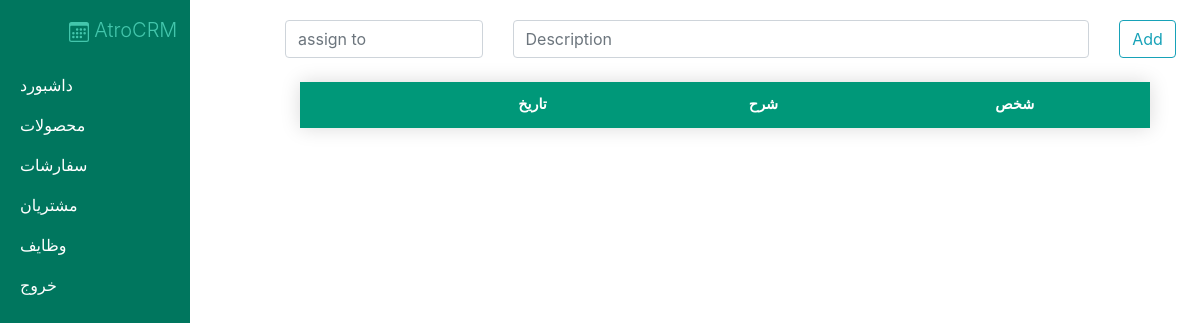
The page /task/ on the database as committed earlier.
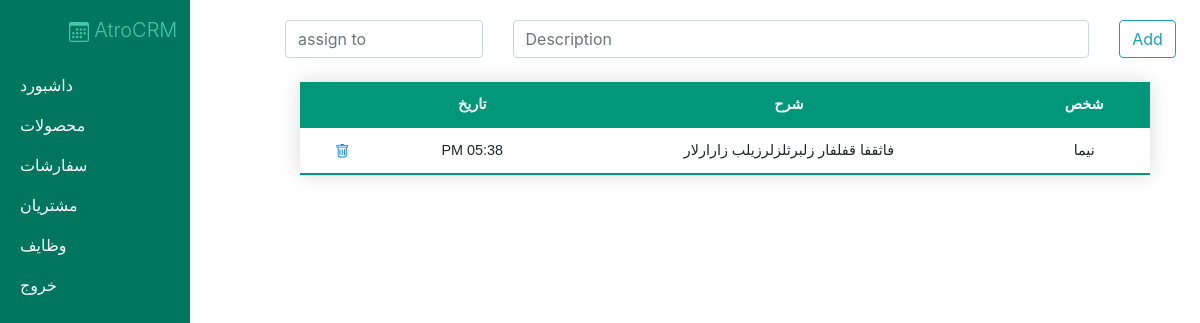
The same page on the database as committed later.
### tasks/models.py (models this page shows)
class Task(models.Model):
    name = models.CharField(max_length=200, null=True)
    desc = models.CharField(max_length=300, null=True)
    date_created = models.DateTimeField(auto_now_add=True, null=True)

### tasks/views.py (the view)
# urls.py: path('task/', include("tasks.urls"))
def task(request):
    task = Task.objects.all().order_by('-date_created')
    return render(request,'crm/task.html',{'task':task})

### crm/templates/crm/task.html (shortened to what this page needs)
{% extends 'crm/main.html' %}
{% block content %}
<form action="{% url 'add_task' %}" method="POST">
  <div class="row">
    <div class="col-3">
      <input type="text" class="form-control" name="task_name" placeholder="assign to">
    </div>
    <div class="col-8">
      <input type="text" class="form-control" name="task_desc" placeholder="Description"></input>
    </div>
    <div class="col-1">
      <button type="submit" class="btn btn-outline-info" value="Add">Add</button>
    </div>
  </div>
</form>
<div class="container w-100 d-flex justify-content-center mt-4" dir="rtl" align="right">
  <table class="my-table w-100 text-center">
    <thead>
      <tr class="text-center">
        <th scope="col">شخص</th>
        <th scope="col">شرح</th>
        <th scope="col">تاریخ</th>
        <th scope="col"></th>
      </tr>
    </thead>
    <tbody>
      {% for t in task %}
      <tr>
        <td>{{ t.name }}</td>
        <td class="text-break">{{ t.desc }}</td>
        <td>{{ t.date_created  | date:"h:i A" }}</td>
        <td><a href="{% url 'del_task' t.id %}">
            </a></td>
      </tr>
      {% endfor %}
    </tbody>
  </table>
</div>
{% endblock content %}

### crm/templates/crm/main.html (shortened to what this page needs)
{% load static %}
<!DOCTYPE html>
<html>
<head>
    <link rel="stylesheet" href="https://stackpath.bootstrapcdn.com/bootstrap/4.5.2/css/bootstrap.min.css"
 />
    <link rel="stylesheet" href="{% static 'css/main.css' %}" />
</head>
<body>
    <div id="wrapper">
        <div id="sidebar-wrapper">
            <ul class="sidebar-nav">
                <li class="sidebar-brand">
                    <a href="{% url 'home' %}" class="lead text-center mr-4">
                        AtroCRM</a>
                </li>
                <li>
                    <a href="{% url 'home' %}">داشبورد</a>
                </li>
                <li>
                    <a href="{% url 'products' %}">محصولات</a>
                </li>
                <li>
                    <a href="{% url 'orders' %}">سفارشات</a>
                </li>
                <li>
                    <a href="{% url 'contacts' %}">مشتریان</a>
                </li>
                <li>
                    <a href="{% url 'task' %}">وظایف</a>
                </li>
                <li>
                    <a href="{% url 'signout' %}">خروج</a>
                </li>
            </ul>
        </div>
        <div id="page-content-wrapper">
            <div class="container-fluid">
                <div class="row">
                    <div class="col-lg-12">
                        {% block content %} {% endblock %}
                    </div>
                </div>
            </div>
        </div>
    </div>
</body>
</html>

### static/css/main.css (style rules this page uses)
.my-table { border-collapse: collapse; font-size: 0.9em; font-family: sans-serif; min-width: 400px; box-shadow: 0 0 20px rgba(0, 0, 0, 0.15); }
.my-table thead tr { background-color: #009879; color: #ffffff; text-align: left; }
.my-table th, .my-table td { padding: 12px 15px; }
.my-table tbody tr { border-bottom: 1px solid #dddddd; }
.my-table tbody tr:last-of-type { border-bottom: 2px solid #009879; }
#sidebar-wrapper { z-index: 1000; position: fixed; left: 250px; width: 0; height: 100%; margin-left: -250px; overflow-y: auto; background: #00765e; -webkit-transition: all 0.9s ease; -moz-transition: all 0.9s ease; -o-transition: all 0.9s ease; transition: all 0.9s ease; }
#page-content-wrapper { width: 100%; position: absolute; padding: 15px; }
.sidebar-nav { position: absolute; top: 0; width: 250px; margin: 0; padding: 0; list-style: none; }
.sidebar-nav li { text-indent: 20px; line-height: 40px; }
.sidebar-nav li a { display: block; text-decoration: none; color: #ffffff; }
.sidebar-nav > .sidebar-brand { height: 65px; font-size: 18px; line-height: 60px; }
.sidebar-nav > .sidebar-brand a { color: #ffffff; }
@media (min-width:768px) { #wrapper { padding-left: 250px; } }
@media (min-width:768px) { #sidebar-wrapper { width: 190px; } }
@media (min-width:768px) { #page-content-wrapper { padding: 20px; position: relative; } }

Rows that differ between the two databases and show on the page:
added Task: name "نیما", desc "فاثقفا قفلفار زلبرثلزلرزیلب زارارلار", date_created "05:38 PM"
